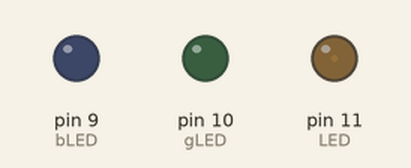
This sketch was run on a simulated Arduino Uno, built with avr-gcc and run on an emulated ATmega328P. On the bench: output pins drawn as LEDs (lit = HIGH).

Above: at 0.05 s.
At 1.25 s:
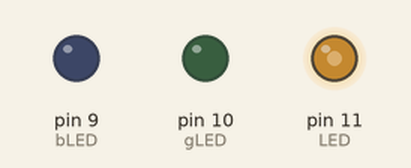
At 2.45 s:
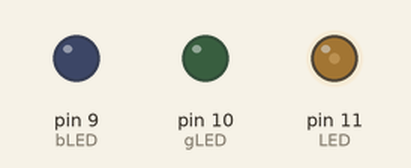
At 5.85 s:
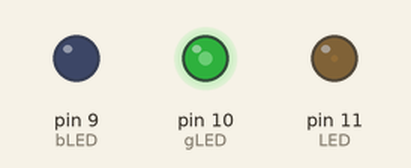
At 8.75 s:
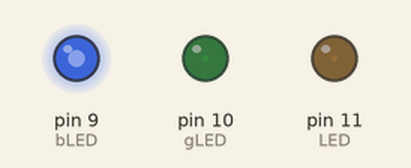
At 11.65 s:
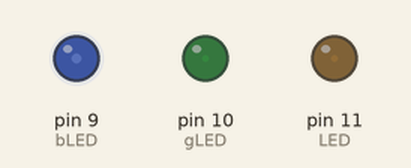
Timing chart, 0 to 15.8 s (numbered marks = the images above):
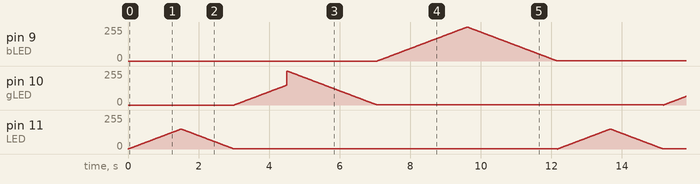

The sketch:

fading_apple_rgb.ino
```cpp
// Example 04: Fade an LED in and out like on
// a sleeping Apple computer
const int LED = 11;
const int gLED = 10;
const int bLED = 9;
int i = 0;
// We’ll use this to count up and down
void setup() {
  pinMode(LED, OUTPUT);
  pinMode(gLED, OUTPUT);
  pinMode(bLED, OUTPUT);
}

void loop(){
//  //Initialize all LOW
//  digitalWrite(rLED, LOW);
//  digitalWrite(bLED, LOW);
//  digitalWrite(gLED, LOW);

  //Red
  for (i = 0; i < 150; i++) {
    analogWrite(LED, i);

    delay(10);

  }

  for (i = 150; i > 0; i--) {
    analogWrite(LED, i);
    delay(10);
  }

  //Green
  for (i = 0; i < 150; i++) {
    analogWrite(gLED, i);

    delay(10);

  }

  for (i = 255; i > 0; i--) {
    analogWrite(gLED, i);
    delay(10);
  }

  //Blue
  for (i = 0; i < 255; i++) {
    analogWrite(bLED, i);

    delay(10);

  }

  for (i = 255; i > 0; i--) {
    analogWrite(bLED, i);
    delay(10);
  }
}
```
